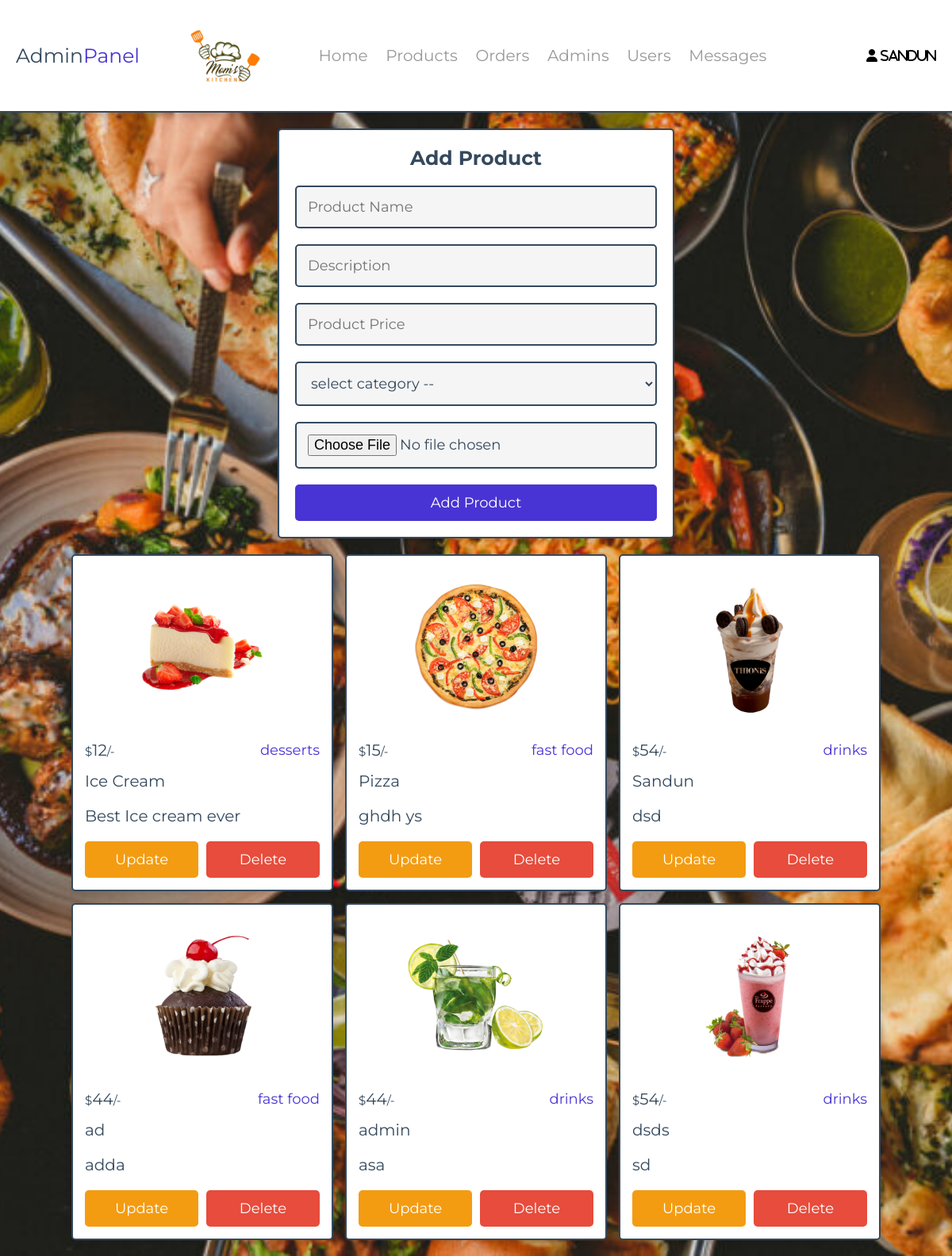
The app's page /Food-Ordering/admin/products.php (signed in) with its own data.
### tables this page shows
CREATE TABLE `products` (
  `id` int(100) NOT NULL,
  `name` varchar(100) NOT NULL,
  `description` varchar(300) NOT NULL,
  `category` varchar(100) NOT NULL,
  `price` int(10) NOT NULL,
  `image` varchar(100) NOT NULL
);

### Food-Ordering/admin/products.php (the view, shortened to what this page needs)
<?php
include '../components/connect.php';
?>
<!DOCTYPE html>
<html lang="en">
<head>
   <link rel="stylesheet" href="https://cdnjs.cloudflare.com/ajax/libs/font-awesome/6.1.1/css/all.min.css">
   <link rel="stylesheet" href="../css/admin_style.css">
</head>
<body style="background-image: url('images/food-1024x683.jpg'); background-size: cover; background-position: center; background-repeat: no-repeat;">
<?php include '../components/admin_header.php' ?>
<section class="add-products">
   <form action="" method="POST" enctype="multipart/form-data">
      <h3>add product</h3>
      <input type="text" required placeholder="Product Name" name="name" maxlength="100" class="box">
      <input type="text" required placeholder="Description" name="description" maxlength="100" class="box">
      <input type="number" min="0" max="9999999999" required placeholder="Product Price" name="price" onkeypress="if(this.value.length == 10) return false;" class="box">
      <select name="category" class="box" required>
         <option value="" disabled selected>select category --</option>
      </select>
      <input type="file" name="image" class="box" accept="image/jpg, image/jpeg, image/png, image/webp" required>
      <input type="submit" value="add product" name="add_product" class="btn">
   </form>
</section>
<section class="show-products" style="padding-top: 0;">
   <div class="box-container">
   <?php
      $show_products = $conn->prepare("SELECT * FROM `products`");
      $show_products->execute();
      if($show_products->rowCount() > 0){
         while($fetch_products = $show_products->fetch(PDO::FETCH_ASSOC)){
   ?>
   <div class="box">
      <img src="../uploaded_img/<?= $fetch_products['image']; ?>" alt="">
      <div class="flex">
         <div class="price"><span>$</span><?= $fetch_products['price']; ?><span>/-</span></div>
         <div class="category"><?= $fetch_products['category']; ?></div>
      </div>
      <div class="name"><?= $fetch_products['name']; ?></div>
      <div class="name"><?= $fetch_products['description']; ?></div>
      <div class="flex-btn">
         <a href="update_product.php?update=<?= $fetch_products['id']; ?>" class="option-btn">update</a>
         <a href="products.php?delete=<?= $fetch_products['id']; ?>" class="delete-btn" onclick="return confirm('delete this product?');">delete</a>
      </div>
   </div>
   <?php
         }
      }else{
         echo '<p class="empty">no products added yet!</p>';
      }
   ?>
   </div>
</section>
</body>
</html>

### Food-Ordering/components/admin_header.php (shortened to what this page needs)
<header class="header">
   <section class="flex">
      <a href="dashboard.php" class="logo">Admin<span>Panel</span></a>
      <img src="images/logo.png" width="100" height="100"></a>
      <nav class="navbar">
         <a href="dashboard.php">Home</a>
         <a href="products.php">Products</a>
         <a href="placed_orders.php">Orders</a>
         <a href="admin_accounts.php">Admins</a>
         <a href="users_accounts.php">Users</a>
         <a href="messages.php">Messages</a>
      </nav>
      <nav class="navbar">
      <?php
            $select_profile = $conn->prepare("SELECT * FROM `admin` WHERE id = ?");
            $select_profile->execute([$admin_id]);
            $fetch_profile = $select_profile->fetch(PDO::FETCH_ASSOC);
         ?>
         <div id="user-btn" class="fas fa-user" style="font-size: 1.6em;  cursor: pointer;">
    <?= $fetch_profile['name']; ?>
</div>
      </nav>
   </section>
</header>

### Food-Ordering/css/admin_style.css (style rules this page uses)
:root { --main-color:#4834d4; --red:#e74c3c; --orange:#f39c12; --black:#34495e; --white:#fff; --light-bg:#f5f5f5; --light-color:#999; --border:.2rem solid var(--black); --box-shadow:0 .5rem 1rem rgba(0,0,0,.1); }
* { font-family: 'Montserrat', sans-serif; margin:0; padding:0; box-sizing: border-box; text-decoration: none; outline: none; border:none; }
html { font-size: 62.5%; overflow-x: hidden; }
body { background-color: var(--light-bg); }
section { max-width: 1200px; margin:0 auto; padding:2rem; }
.btn, .delete-btn, .option-btn { display: block; margin-top: 1rem; border-radius: .5rem; cursor: pointer; width: 100%; font-size: 1.8rem; color:var(--white); padding:1.2rem 3rem; text-transform: capitalize; text-align: center; }
.btn { background-color: var(--main-color); }
.delete-btn { background-color: var(--red); }
.option-btn { background-color: var(--orange); }
.flex-btn { display: flex; gap:1rem; }
.header { position: sticky; top:0; left:0; right:0; background-color: var(--white); box-shadow: var(--box-shadow); z-index: 1000; border-bottom: var(--border); }
.header .flex { display: flex; align-items: center; justify-content: space-between; position: relative; }
.header .flex .logo { font-size: 2.5rem; color:var(--black); }
.header .flex .logo span { color:var(--main-color); }
.header .flex .navbar a { margin:0 1rem; font-size: 2rem; color:var(--light-color); }
.add-products form { margin:0 auto; max-width: 50rem; background-color: var(--white); border-radius: .5rem; box-shadow: var(--box-shadow); border:var(--border); padding:2rem; text-align: center; }
.add-products form h3 { margin-bottom: 1rem; font-size: 2.5rem; color:var(--black); text-transform: capitalize; }
.add-products form .box { background-color: var(--light-bg); border:var(--border); width: 100%; padding:1.4rem; font-size: 1.8rem; color:var(--black); border-radius: .5rem; margin: 1rem 0; }
.show-products .box-container { display: grid; grid-template-columns: repeat(auto-fit, 33rem); gap:1.5rem; justify-content: center; align-items: flex-start; }
.show-products .box-container .box { background-color: var(--white); border-radius: .5rem; box-shadow: var(--box-shadow); border:var(--border); padding:1.5rem; }
.show-products .box-container .box img { width: 100%; height: 20rem; object-fit: contain; margin-bottom: 1rem; }
.show-products .box-container .box .name { font-size: 2rem; color:var(--black); padding:1rem 0; }
.show-products .box-container .box .flex { display: flex; align-items: center; gap:1rem; justify-content: space-between; }
.show-products .box-container .box .flex .category { font-size: 1.8rem; color:var(--main-color); }
.show-products .box-container .box .flex .price { font-size: 2rem; color:var(--black); margin:.5rem 0; }
.show-products .box-container .box .flex .price span { font-size: 1.5rem; }

### records on screen
products: image (picture), price "12", category "desserts", name "Ice Cream", description "Best Ice cream ever"
products: image (picture), price "15", category "fast food", name "Pizza", description "ghdh ys"
products: image (picture), price "54", category "drinks", name "Sandun", description "dsd"
products: image (picture), price "44", category "fast food", name "ad", description "adda"
products: image (picture), price "44", category "drinks", name "admin", description "asa"
products: image (picture), price "54", category "drinks", name "dsds", description "sd"

### other values on screen
$fetch_profile['name'] "Sandun"
